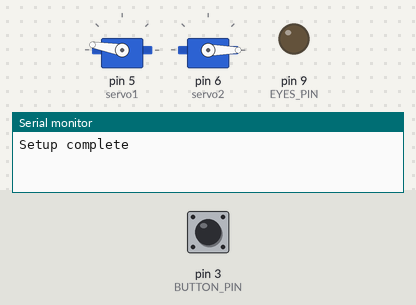
This sketch was run on a simulated Arduino Uno, built with avr-gcc and run on an emulated ATmega328P. Shown: 2 × servo, output pins drawn as LEDs (lit = HIGH), the last lines printed to the serial monitor. Dashed ring = blinking. The test bench sets the inputs (shaded band); at power-on: pin 3 (BUTTON_PIN) HIGH.

Above: at 1.2 s.
1.3 s: pin 3 (BUTTON_PIN) pulled LOW for 1 s
At 2.8 s:
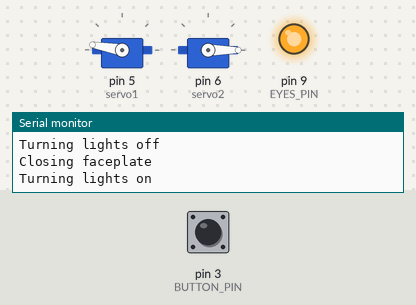
3.8 s: pin 3 (BUTTON_PIN) pulled LOW for 0.15 s
At 4.6 s:
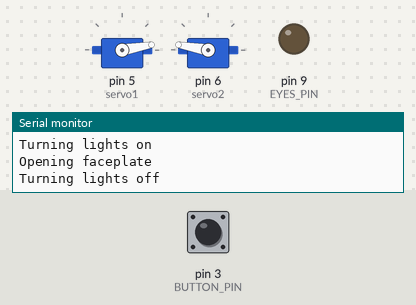
5.7 s: pin 3 (BUTTON_PIN) pulled LOW for 3.2 s
At 6.58 s:
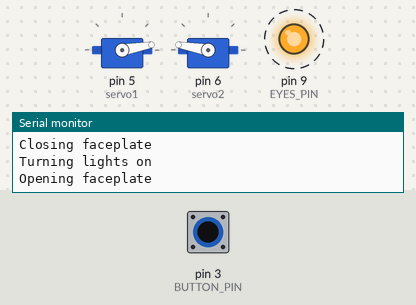
Timing chart, 0 to 10.2 s (numbered marks = the images above; inputs shaded):
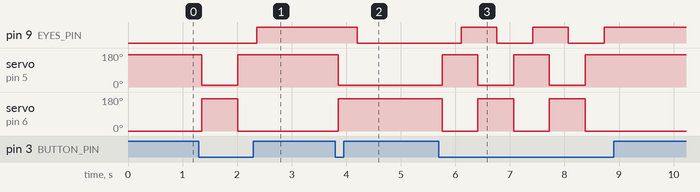

Measured:
- after the input at 1.3 s, pin 9 (EYES_PIN): LOW → HIGH after 1.1 s; servo on pin 5 (servo1): 170° → 10° after 0.06 s, → 170° 0.66 s later; servo on pin 6 (servo2): 0° → 170° after 0.06 s, → 0° 0.66 s later
- after the input at 3.8 s, pin 9 (EYES_PIN): HIGH → LOW after 0.41 s; servo on pin 5 (servo1): 170° → 10° after 0.06 s; servo on pin 6 (servo2): 0° → 170° after 0.06 s
- after the input at 5.7 s, pin 9 (EYES_PIN): alternates HIGH for 0.66 s and LOW for 0.66 s, 5 changes in all, then stays HIGH, starting after 0.41 s; servo on pin 5 (servo1): alternates 170° for 0.66 s and 10° for 0.66 s, 5 changes in all, then stays 170°, starting after 0.06 s

The sketch:

Iron_Man_Mark_VII_Helmet.ino
```cpp
#include <Servo.h>

Servo servo1;
Servo servo2;

const int BUTTON_PIN = 3;
const int EYES_PIN = 9;

bool faceplateOpen = false;
unsigned long lastDebounceTime = 0;
unsigned long debounceDelay = 50;
int lastButtonState = LOW;

void setup() {
  Serial.begin(9600);

  pinMode(EYES_PIN, OUTPUT);
  pinMode(BUTTON_PIN, INPUT_PULLUP);

  servo1.attach(5);
  servo2.attach(6);

  // Initialize servos to closed position
  servo1.write(170);
  servo2.write(0);

  servo1.detach();
  servo2.detach();

  Serial.println("Setup complete");
}

void loop() {
  int reading = digitalRead(BUTTON_PIN);

  // Check for button state change with debounce
  if (reading != lastButtonState) {
    lastDebounceTime = millis();
  }

  // Check if enough time has passed to consider the button stable
  if ((millis() - lastDebounceTime) > debounceDelay) {
    if (reading == LOW) {
      if (faceplateOpen) {
        closeFacePlate();
        lightsOn();
        faceplateOpen = false;
      } else {
        openFacePlate();
        lightsOff();
        faceplateOpen = true;
      }
      delay(300);
    }
  }
  lastButtonState = reading;
}

void openFacePlate() {
  Serial.println("Opening faceplate");
  servo1.attach(5);
  servo2.attach(6);

  for (int pos = 170; pos >= 10; pos -= 5) {
    servo1.write(pos);
  }

  for (int pos2 = 10; pos2 <= 170; pos2 += 5) {
    servo2.write(pos2);
  }
  delay(350);

  servo1.detach();
  servo2.detach();
}

void closeFacePlate() {
  Serial.println("Closing faceplate");
  servo1.attach(5);
  servo2.attach(6);

  for (int pos = 0; pos <= 170; pos += 5) {
    servo1.write(pos);
  }

  for (int pos2 = 170; pos2 >= 0; pos2 -= 5) {
    servo2.write(pos2);
  }
  delay(350);

  servo1.detach();
  servo2.detach();
}

void lightsOn() {
  Serial.println("Turning lights on");
  digitalWrite(EYES_PIN, HIGH);
}

void lightsOff() {
  Serial.println("Turning lights off");
  digitalWrite(EYES_PIN, LOW);
}


//#include <Servo.h>
//
//Servo servo1;
//Servo servo2;
//
//int button = 3;
//int eyes = 9;
//
//
//int state;
//int reading;
//int pos = 0;
//int pos2 = 0;
//
//// long time = 0;
//// long debounce = 50;
//
//void setup()
//{
//  Serial.begin(9600);
//  servo1.attach(5);
//  servo2.attach(6);
//  pinMode(eyes, OUTPUT);
//  pinMode(button, INPUT_PULLUP);
//  Serial.println("setup");
//}
//
//
//void loop ()
//{
//  Serial.println("main loop");
//
//  reading = digitalRead(button);
//  state = digitalRead(eyes);
//
//  if (reading == HIGH && state == LOW) {
//    delay(15);
//    if (reading == HIGH && state == LOW) {
//      closeFacePlate();
//      delay(10);
//      lightsOn();
//    }
//  }
//
//  if (reading == HIGH && state == HIGH) {
//    delay(15);
//    if (reading == HIGH && state == HIGH) {
//      openFacePlate();
//      delay(10);
//      lightsOff();
//    }
//  }
//}
//
//
//
//
//
//
//void openFacePlate()
//{
//  Serial.println("openFacePlate Function");
//
//  for (pos = 170; pos >= 0; pos -= 10) {
//    servo1.write(pos);
//    delay(10);
//  }
//
//  for (pos2 = 0; pos2 <= 170; pos2 += 10) {
//    servo2.write(pos2);
//    delay(10);
//  }
//}
//
//void closeFacePlate()
//{
//  Serial.println("closeFacePlate Function");
//
//  for (pos = 0; pos <= 170; pos += 10) {
//    servo1.write(pos);
//    delay(10);
//  }
//
//  for (pos2 = 170; pos2 >= 0; pos2 -= 10) {
//    servo2.write(pos2);
//    delay(10);
//  }
//}
//
//void lightsOn()
//{
//  digitalWrite(eyes, HIGH);
//}
//
//void lightsOff()
//{
//  digitalWrite(eyes, LOW);
//}
//
//
//
//
```
